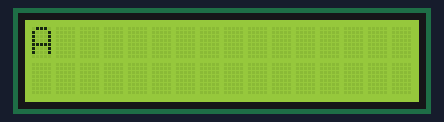
A sketch run on a simulated Arduino Uno, built with avr-gcc and run on an emulated ATmega328P. Parts: 16×2 character LCD. At 6.6 s the program stops and its outputs stay as they are.

Above: at 0.18 s.
At 0.93 s:
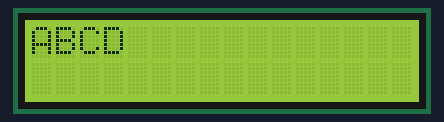
At 1.68 s:
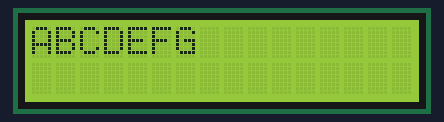
At 3.18 s:
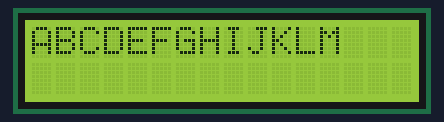
At 4.69 s:
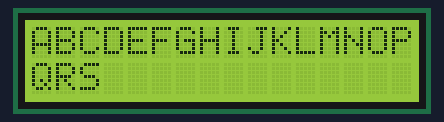
At 6.4 s:
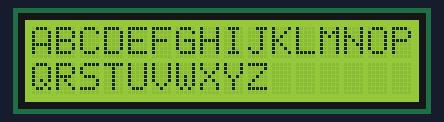

The sketch:

lcd_alephba.ino
```cpp
#include <LiquidCrystal.h>
// (rs, enable, d4, d5, d6, d7)
LiquidCrystal lcd(0, 1, 8, 9, 10, 11);
int i;
int x,j=0;
void setup()
{
lcd.begin(16, 2);
}
void loop()
{

for(i=0;i<26;i++){
  if(i>=16){
int x='A'+i;
lcd.setCursor(j, 1);
 x='A'+i;
lcd.print(char(x));
delay(250);
j++;
}
else{
int x='A'+i;  //x=65==>A
lcd.print(char(x));
delay(250);
}}
while(1){}
}
```
